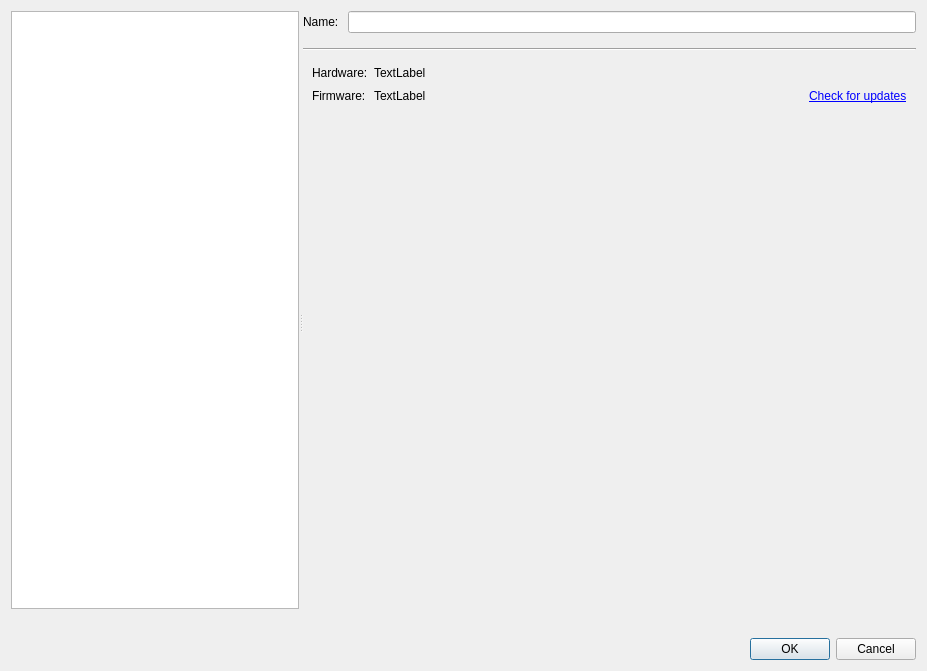
<?xml version="1.0" encoding="UTF-8"?>
<ui version="4.0">
 <class>ChooseConnectionDlg</class>
 <widget class="QDialog" name="ChooseConnectionDlg">
  <property name="windowModality">
   <enum>Qt::WindowModal</enum>
  </property>
  <property name="geometry">
   <rect>
    <x>0</x>
    <y>0</y>
    <width>927</width>
    <height>671</height>
   </rect>
  </property>
  <property name="windowTitle">
   <string>Choose a connection</string>
  </property>
  <property name="modal">
   <bool>true</bool>
  </property>
  <layout class="QVBoxLayout" name="verticalLayout_3" stretch="1,0">
   <item>
    <widget class="QSplitter" name="splitter">
     <property name="orientation">
      <enum>Qt::Horizontal</enum>
     </property>
     <property name="childrenCollapsible">
      <bool>false</bool>
     </property>
     <widget class="QWidget" name="widget_2" native="true">
      <property name="sizePolicy">
       <sizepolicy hsizetype="Preferred" vsizetype="Preferred">
        <horstretch>4</horstretch>
        <verstretch>0</verstretch>
       </sizepolicy>
      </property>
      <layout class="QVBoxLayout" name="verticalLayout_2">
       <property name="spacing">
        <number>0</number>
       </property>
       <property name="margin">
        <number>0</number>
       </property>
       <item>
        <widget class="QListWidget" name="connectionsList">
         <property name="contextMenuPolicy">
          <enum>Qt::ActionsContextMenu</enum>
         </property>
        </widget>
       </item>
       <item>
        <layout class="QHBoxLayout" name="horizontalLayout">
         <property name="spacing">
          <number>0</number>
         </property>
         <item>
          <widget class="QToolButton" name="createConnectionBtn">
           <property name="icon">
            <iconset resource="../icons.qrc">
             <normaloff>:/icons/list-add</normaloff>:/icons/list-add</iconset>
           </property>
           <property name="popupMode">
            <enum>QToolButton::InstantPopup</enum>
           </property>
           <property name="autoRaise">
            <bool>true</bool>
           </property>
           <property name="arrowType">
            <enum>Qt::NoArrow</enum>
           </property>
          </widget>
         </item>
         <item>
          <widget class="QToolButton" name="removeConnectionBtn">
           <property name="icon">
            <iconset resource="../icons.qrc">
             <normaloff>:/icons/list-remove</normaloff>:/icons/list-remove</iconset>
           </property>
           <property name="autoRaise">
            <bool>true</bool>
           </property>
          </widget>
         </item>
         <item>
          <spacer name="horizontalSpacer">
           <property name="orientation">
            <enum>Qt::Horizontal</enum>
           </property>
           <property name="sizeHint" stdset="0">
            <size>
             <width>40</width>
             <height>20</height>
            </size>
           </property>
          </spacer>
         </item>
        </layout>
       </item>
      </layout>
     </widget>
     <widget class="QWidget" name="widget_3" native="true">
      <property name="sizePolicy">
       <sizepolicy hsizetype="Preferred" vsizetype="Preferred">
        <horstretch>7</horstretch>
        <verstretch>0</verstretch>
       </sizepolicy>
      </property>
      <layout class="QVBoxLayout" name="verticalLayout">
       <item>
        <layout class="QFormLayout" name="formLayout_2">
         <property name="fieldGrowthPolicy">
          <enum>QFormLayout::AllNonFixedFieldsGrow</enum>
         </property>
         <property name="horizontalSpacing">
          <number>9</number>
         </property>
         <property name="bottomMargin">
          <number>9</number>
         </property>
         <item row="0" column="0">
          <widget class="QLabel" name="label_4">
           <property name="text">
            <string>Name:</string>
           </property>
          </widget>
         </item>
         <item row="0" column="1">
          <widget class="QLineEdit" name="connectionNameEdit"/>
         </item>
        </layout>
       </item>
       <item>
        <widget class="Line" name="line">
         <property name="orientation">
          <enum>Qt::Horizontal</enum>
         </property>
        </widget>
       </item>
       <item>
        <widget class="QStackedWidget" name="settingsStack">
         <property name="sizePolicy">
          <sizepolicy hsizetype="Preferred" vsizetype="Preferred">
           <horstretch>1</horstretch>
           <verstretch>0</verstretch>
          </sizepolicy>
         </property>
         <property name="frameShape">
          <enum>QFrame::NoFrame</enum>
         </property>
         <property name="frameShadow">
          <enum>QFrame::Plain</enum>
         </property>
         <property name="currentIndex">
          <number>2</number>
         </property>
         <widget class="QWidget" name="homePage">
          <layout class="QHBoxLayout" name="horizontalLayout_2">
           <item>
            <widget class="QLabel" name="label">
             <property name="text">
              <string>Select a connection to edit its settings.</string>
             </property>
             <property name="alignment">
              <set>Qt::AlignCenter</set>
             </property>
            </widget>
           </item>
          </layout>
         </widget>
         <widget class="QWidget" name="serialPortPage">
          <layout class="QVBoxLayout" name="verticalLayout_6" stretch="0,0,1">
           <item>
            <layout class="QFormLayout" name="formLayout">
             <item row="0" column="0">
              <widget class="QLabel" name="label_2">
               <property name="text">
                <string>Physical device name:</string>
               </property>
              </widget>
             </item>
             <item row="0" column="1">
              <widget class="QLineEdit" name="spDeviceNameEdit"/>
             </item>
             <item row="1" column="0">
              <widget class="QLabel" name="label_3">
               <property name="text">
                <string>Speed:</string>
               </property>
              </widget>
             </item>
             <item row="1" column="1">
              <widget class="QComboBox" name="spBaudRateEdit">
               <property name="editable">
                <bool>true</bool>
               </property>
               <property name="currentIndex">
                <number>15</number>
               </property>
               <property name="duplicatesEnabled">
                <bool>true</bool>
               </property>
               <item>
                <property name="text">
                 <string>50</string>
                </property>
               </item>
               <item>
                <property name="text">
                 <string>75</string>
                </property>
               </item>
               <item>
                <property name="text">
                 <string>110</string>
                </property>
               </item>
               <item>
                <property name="text">
                 <string>134</string>
                </property>
               </item>
               <item>
                <property name="text">
                 <string>150</string>
                </property>
               </item>
               <item>
                <property name="text">
                 <string>200</string>
                </property>
               </item>
               <item>
                <property name="text">
                 <string>300</string>
                </property>
               </item>
               <item>
                <property name="text">
                 <string>600</string>
                </property>
               </item>
               <item>
                <property name="text">
                 <string>1200</string>
                </property>
               </item>
               <item>
                <property name="text">
                 <string>1800</string>
                </property>
               </item>
               <item>
                <property name="text">
                 <string>2400</string>
                </property>
               </item>
               <item>
                <property name="text">
                 <string>4800</string>
                </property>
               </item>
               <item>
                <property name="text">
                 <string>9600</string>
                </property>
               </item>
               <item>
                <property name="text">
                 <string>14400</string>
                </property>
               </item>
               <item>
                <property name="text">
                 <string>19200</string>
                </property>
               </item>
               <item>
                <property name="text">
                 <string>38400</string>
                </property>
               </item>
               <item>
                <property name="text">
                 <string>56000</string>
                </property>
               </item>
               <item>
                <property name="text">
                 <string>57600</string>
                </property>
               </item>
               <item>
                <property name="text">
                 <string>76800</string>
                </property>
               </item>
               <item>
                <property name="text">
                 <string>115200</string>
                </property>
               </item>
               <item>
                <property name="text">
                 <string>128000</string>
                </property>
               </item>
               <item>
                <property name="text">
                 <string>256000</string>
                </property>
               </item>
              </widget>
             </item>
            </layout>
           </item>
           <item>
            <widget class="QWidget" name="programmerSelection" native="true">
             <layout class="QVBoxLayout" name="verticalLayout_7">
              <item>
               <widget class="Line" name="line_2">
                <property name="orientation">
                 <enum>Qt::Horizontal</enum>
                </property>
               </widget>
              </item>
              <item>
               <layout class="QHBoxLayout" name="horizontalLayout_6">
                <item>
                 <widget class="QLabel" name="label_12">
                  <property name="sizePolicy">
                   <sizepolicy hsizetype="Preferred" vsizetype="Expanding">
                    <horstretch>0</horstretch>
                    <verstretch>0</verstretch>
                   </sizepolicy>
                  </property>
                  <property name="text">
                   <string>&lt;!DOCTYPE HTML PUBLIC &quot;-//W3C//DTD HTML 4.0//EN&quot; &quot;http://www.w3.org/TR/REC-html40/strict.dtd&quot;&gt;
&lt;html&gt;&lt;head&gt;&lt;meta name=&quot;qrichtext&quot; content=&quot;1&quot; /&gt;&lt;style type=&quot;text/css&quot;&gt;
p, li { white-space: pre-wrap; }
&lt;/style&gt;&lt;/head&gt;&lt;body style=&quot; font-family:'DejaVu Sans'; font-size:9pt; font-weight:400; font-style:normal;&quot;&gt;
&lt;p style=&quot; margin-top:0px; margin-bottom:0px; margin-left:0px; margin-right:0px; -qt-block-indent:0; text-indent:0px;&quot;&gt;&lt;span style=&quot; font-weight:600;&quot;&gt;Programmer type:&lt;/span&gt;&lt;/p&gt;&lt;/body&gt;&lt;/html&gt;</string>
                  </property>
                 </widget>
                </item>
                <item>
                 <widget class="QPushButton" name="progShupito">
                  <property name="text">
                   <string>Shupito</string>
                  </property>
                  <property name="icon">
                   <iconset resource="../icons.qrc">
                    <normaloff>:/icons/symbol_triangle</normaloff>:/icons/symbol_triangle</iconset>
                  </property>
                  <property name="iconSize">
                   <size>
                    <width>32</width>
                    <height>32</height>
                   </size>
                  </property>
                  <property name="checkable">
                   <bool>true</bool>
                  </property>
                 </widget>
                </item>
                <item>
                 <widget class="QPushButton" name="progAVR232">
                  <property name="text">
                   <string>avr232boot</string>
                  </property>
                  <property name="icon">
                   <iconset resource="../icons.qrc">
                    <normaloff>:/icons/symbol_star</normaloff>:/icons/symbol_star</iconset>
                  </property>
                  <property name="iconSize">
                   <size>
                    <width>32</width>
                    <height>32</height>
                   </size>
                  </property>
                  <property name="checkable">
                   <bool>true</bool>
                  </property>
                 </widget>
                </item>
               </layout>
              </item>
             </layout>
            </widget>
           </item>
           <item>
            <spacer name="verticalSpacer_4">
             <property name="orientation">
              <enum>Qt::Vertical</enum>
             </property>
             <property name="sizeHint" stdset="0">
              <size>
               <width>20</width>
               <height>40</height>
              </size>
             </property>
            </spacer>
           </item>
          </layout>
         </widget>
         <widget class="QWidget" name="shupito23Page">
          <layout class="QFormLayout" name="formLayout_4">
           <item row="0" column="1">
            <widget class="QLabel" name="shupito23HardwareLabel">
             <property name="text">
              <string>TextLabel</string>
             </property>
            </widget>
           </item>
           <item row="1" column="1">
            <widget class="QWidget" name="widget_8" native="true">
             <layout class="QHBoxLayout" name="horizontalLayout_8">
              <property name="margin">
               <number>0</number>
              </property>
              <item>
               <widget class="QLabel" name="shupito23FirmwareLabel">
                <property name="text">
                 <string>TextLabel</string>
                </property>
               </widget>
              </item>
              <item>
               <spacer name="horizontalSpacer_6">
                <property name="orientation">
                 <enum>Qt::Horizontal</enum>
                </property>
                <property name="sizeHint" stdset="0">
                 <size>
                  <width>40</width>
                  <height>20</height>
                 </size>
                </property>
               </spacer>
              </item>
              <item>
               <widget class="QLabel" name="label_15">
                <property name="text">
                 <string>&lt;html&gt;&lt;head/&gt;&lt;body&gt;&lt;p&gt;&lt;a href=&quot;https://technika.junior.cz/trac/wiki/shupito#shupito23_firmware&quot;&gt;Check for updates&lt;/a&gt;&lt;/p&gt;&lt;/body&gt;&lt;/html&gt;</string>
                </property>
                <property name="textFormat">
                 <enum>Qt::RichText</enum>
                </property>
                <property name="openExternalLinks">
                 <bool>true</bool>
                </property>
               </widget>
              </item>
             </layout>
            </widget>
           </item>
           <item row="0" column="0">
            <widget class="QLabel" name="label_14">
             <property name="text">
              <string>Hardware:</string>
             </property>
            </widget>
           </item>
           <item row="1" column="0">
            <widget class="QLabel" name="label_13">
             <property name="text">
              <string>Firmware:</string>
             </property>
            </widget>
           </item>
          </layout>
         </widget>
         <widget class="QWidget" name="usbAcmConnPage">
          <layout class="QVBoxLayout" name="verticalLayout_5">
           <item>
            <widget class="QWidget" name="widget_6" native="true">
             <property name="sizePolicy">
              <sizepolicy hsizetype="Preferred" vsizetype="Maximum">
               <horstretch>0</horstretch>
               <verstretch>0</verstretch>
              </sizepolicy>
             </property>
             <layout class="QFormLayout" name="formLayout_3">
              <property name="fieldGrowthPolicy">
               <enum>QFormLayout::AllNonFixedFieldsGrow</enum>
              </property>
              <property name="margin">
               <number>0</number>
              </property>
              <item row="0" column="0">
               <widget class="QLabel" name="label_7">
                <property name="text">
                 <string>VID:</string>
                </property>
                <property name="buddy">
                 <cstring>usbVidEdit</cstring>
                </property>
               </widget>
              </item>
              <item row="1" column="0">
               <widget class="QLabel" name="label_9">
                <property name="text">
                 <string>PID:</string>
                </property>
                <property name="buddy">
                 <cstring>usbPidEdit</cstring>
                </property>
               </widget>
              </item>
              <item row="2" column="0">
               <widget class="QLabel" name="label_8">
                <property name="text">
                 <string>S/N:</string>
                </property>
                <property name="buddy">
                 <cstring>usbAcmSnEdit</cstring>
                </property>
               </widget>
              </item>
              <item row="2" column="1">
               <widget class="QLineEdit" name="usbAcmSnEdit"/>
              </item>
              <item row="3" column="0">
               <widget class="QLabel" name="label_11">
                <property name="text">
                 <string>Interface:</string>
                </property>
               </widget>
              </item>
              <item row="3" column="1">
               <widget class="QLineEdit" name="usbIntfNameEdit"/>
              </item>
              <item row="0" column="1">
               <widget class="QWidget" name="widget" native="true">
                <layout class="QHBoxLayout" name="horizontalLayout_4">
                 <property name="margin">
                  <number>0</number>
                 </property>
                 <item>
                  <widget class="QLineEdit" name="usbVidEdit">
                   <property name="sizePolicy">
                    <sizepolicy hsizetype="Preferred" vsizetype="Fixed">
                     <horstretch>0</horstretch>
                     <verstretch>0</verstretch>
                    </sizepolicy>
                   </property>
                   <property name="inputMask">
                    <string notr="true">HHHH; </string>
                   </property>
                  </widget>
                 </item>
                 <item>
                  <spacer name="horizontalSpacer_2">
                   <property name="orientation">
                    <enum>Qt::Horizontal</enum>
                   </property>
                   <property name="sizeHint" stdset="0">
                    <size>
                     <width>40</width>
                     <height>20</height>
                    </size>
                   </property>
                  </spacer>
                 </item>
                </layout>
               </widget>
              </item>
              <item row="1" column="1">
               <widget class="QWidget" name="widget_4" native="true">
                <layout class="QHBoxLayout" name="horizontalLayout_5">
                 <property name="margin">
                  <number>0</number>
                 </property>
                 <item>
                  <widget class="QLineEdit" name="usbPidEdit">
                   <property name="sizePolicy">
                    <sizepolicy hsizetype="Preferred" vsizetype="Fixed">
                     <horstretch>0</horstretch>
                     <verstretch>0</verstretch>
                    </sizepolicy>
                   </property>
                   <property name="inputMask">
                    <string notr="true">HHHH; </string>
                   </property>
                  </widget>
                 </item>
                 <item>
                  <spacer name="horizontalSpacer_4">
                   <property name="orientation">
                    <enum>Qt::Horizontal</enum>
                   </property>
                   <property name="sizeHint" stdset="0">
                    <size>
                     <width>40</width>
                     <height>20</height>
                    </size>
                   </property>
                  </spacer>
                 </item>
                </layout>
               </widget>
              </item>
              <item row="5" column="0">
               <widget class="QLabel" name="label_10">
                <property name="text">
                 <string>Speed:</string>
                </property>
               </widget>
              </item>
              <item row="5" column="1">
               <widget class="QWidget" name="widget_7" native="true">
                <layout class="QHBoxLayout" name="horizontalLayout_7">
                 <property name="margin">
                  <number>0</number>
                 </property>
                 <item>
                  <widget class="QComboBox" name="usbBaudRateEdit">
                   <property name="sizePolicy">
                    <sizepolicy hsizetype="Preferred" vsizetype="Fixed">
                     <horstretch>0</horstretch>
                     <verstretch>0</verstretch>
                    </sizepolicy>
                   </property>
                   <property name="editable">
                    <bool>true</bool>
                   </property>
                   <property name="currentIndex">
                    <number>17</number>
                   </property>
                   <item>
                    <property name="text">
                     <string>50</string>
                    </property>
                   </item>
                   <item>
                    <property name="text">
                     <string>75</string>
                    </property>
                   </item>
                   <item>
                    <property name="text">
                     <string>110</string>
                    </property>
                   </item>
                   <item>
                    <property name="text">
                     <string>134</string>
                    </property>
                   </item>
                   <item>
                    <property name="text">
                     <string>150</string>
                    </property>
                   </item>
                   <item>
                    <property name="text">
                     <string>300</string>
                    </property>
                   </item>
                   <item>
                    <property name="text">
                     <string>600</string>
                    </property>
                   </item>
                   <item>
                    <property name="text">
                     <string>1200</string>
                    </property>
                   </item>
                   <item>
                    <property name="text">
                     <string>1800</string>
                    </property>
                   </item>
                   <item>
                    <property name="text">
                     <string>2400</string>
                    </property>
                   </item>
                   <item>
                    <property name="text">
                     <string>4800</string>
                    </property>
                   </item>
                   <item>
                    <property name="text">
                     <string>7200</string>
                    </property>
                   </item>
                   <item>
                    <property name="text">
                     <string>9600</string>
                    </property>
                   </item>
                   <item>
                    <property name="text">
                     <string>14400</string>
                    </property>
                   </item>
                   <item>
                    <property name="text">
                     <string>19200</string>
                    </property>
                   </item>
                   <item>
                    <property name="text">
                     <string>38400</string>
                    </property>
                   </item>
                   <item>
                    <property name="text">
                     <string>57600</string>
                    </property>
                   </item>
                   <item>
                    <property name="text">
                     <string>115200</string>
                    </property>
                   </item>
                   <item>
                    <property name="text">
                     <string>128000</string>
                    </property>
                   </item>
                   <item>
                    <property name="text">
                     <string>230400</string>
                    </property>
                   </item>
                   <item>
                    <property name="text">
                     <string>250000</string>
                    </property>
                   </item>
                   <item>
                    <property name="text">
                     <string>256000</string>
                    </property>
                   </item>
                   <item>
                    <property name="text">
                     <string>460800</string>
                    </property>
                   </item>
                   <item>
                    <property name="text">
                     <string>500000</string>
                    </property>
                   </item>
                   <item>
                    <property name="text">
                     <string>512000</string>
                    </property>
                   </item>
                   <item>
                    <property name="text">
                     <string>921600</string>
                    </property>
                   </item>
                   <item>
                    <property name="text">
                     <string>1000000</string>
                    </property>
                   </item>
                   <item>
                    <property name="text">
                     <string>1024000</string>
                    </property>
                   </item>
                   <item>
                    <property name="text">
                     <string>1250000</string>
                    </property>
                   </item>
                   <item>
                    <property name="text">
                     <string>1500000</string>
                    </property>
                   </item>
                   <item>
                    <property name="text">
                     <string>1750000</string>
                    </property>
                   </item>
                   <item>
                    <property name="text">
                     <string>1843200</string>
                    </property>
                   </item>
                   <item>
                    <property name="text">
                     <string>2000000</string>
                    </property>
                   </item>
                   <item>
                    <property name="text">
                     <string>2048000</string>
                    </property>
                   </item>
                   <item>
                    <property name="text">
                     <string>2250000</string>
                    </property>
                   </item>
                   <item>
                    <property name="text">
                     <string>2500000</string>
                    </property>
                   </item>
                   <item>
                    <property name="text">
                     <string>2750000</string>
                    </property>
                   </item>
                   <item>
                    <property name="text">
                     <string>3000000</string>
                    </property>
                   </item>
                   <item>
                    <property name="text">
                     <string>3250000</string>
                    </property>
                   </item>
                   <item>
                    <property name="text">
                     <string>3500000</string>
                    </property>
                   </item>
                   <item>
                    <property name="text">
                     <string>3686400</string>
                    </property>
                   </item>
                   <item>
                    <property name="text">
                     <string>3750000</string>
                    </property>
                   </item>
                   <item>
                    <property name="text">
                     <string>4000000</string>
                    </property>
                   </item>
                  </widget>
                 </item>
                 <item>
                  <spacer name="horizontalSpacer_5">
                   <property name="orientation">
                    <enum>Qt::Horizontal</enum>
                   </property>
                   <property name="sizeHint" stdset="0">
                    <size>
                     <width>40</width>
                     <height>20</height>
                    </size>
                   </property>
                  </spacer>
                 </item>
                </layout>
               </widget>
              </item>
              <item row="4" column="0">
               <spacer name="verticalSpacer_3">
                <property name="orientation">
                 <enum>Qt::Vertical</enum>
                </property>
                <property name="sizeType">
                 <enum>QSizePolicy::Preferred</enum>
                </property>
                <property name="sizeHint" stdset="0">
                 <size>
                  <width>20</width>
                  <height>40</height>
                 </size>
                </property>
               </spacer>
              </item>
             </layout>
            </widget>
           </item>
           <item>
            <spacer name="verticalSpacer_2">
             <property name="orientation">
              <enum>Qt::Vertical</enum>
             </property>
             <property name="sizeHint" stdset="0">
              <size>
               <width>20</width>
               <height>40</height>
              </size>
             </property>
            </spacer>
           </item>
          </layout>
         </widget>
         <widget class="QWidget" name="tcpClientPage">
          <layout class="QVBoxLayout" name="verticalLayout_4">
           <property name="leftMargin">
            <number>0</number>
           </property>
           <property name="topMargin">
            <number>9</number>
           </property>
           <property name="rightMargin">
            <number>0</number>
           </property>
           <property name="bottomMargin">
            <number>0</number>
           </property>
           <item>
            <layout class="QHBoxLayout" name="horizontalLayout_3" stretch="0,4,0,0,1">
             <property name="spacing">
              <number>6</number>
             </property>
             <item>
              <widget class="QLabel" name="label_5">
               <property name="text">
                <string>Host:</string>
               </property>
              </widget>
             </item>
             <item>
              <widget class="QLineEdit" name="tcHostEdit"/>
             </item>
             <item>
              <spacer name="horizontalSpacer_3">
               <property name="orientation">
                <enum>Qt::Horizontal</enum>
               </property>
               <property name="sizeHint" stdset="0">
                <size>
                 <width>40</width>
                 <height>20</height>
                </size>
               </property>
              </spacer>
             </item>
             <item>
              <widget class="QLabel" name="label_6">
               <property name="text">
                <string>Port:</string>
               </property>
              </widget>
             </item>
             <item>
              <widget class="QSpinBox" name="tcPortEdit">
               <property name="maximum">
                <number>65535</number>
               </property>
               <property name="value">
                <number>80</number>
               </property>
              </widget>
             </item>
            </layout>
           </item>
           <item>
            <spacer name="verticalSpacer">
             <property name="orientation">
              <enum>Qt::Vertical</enum>
             </property>
             <property name="sizeHint" stdset="0">
              <size>
               <width>20</width>
               <height>332</height>
              </size>
             </property>
            </spacer>
           </item>
          </layout>
         </widget>
        </widget>
       </item>
      </layout>
     </widget>
    </widget>
   </item>
   <item>
    <layout class="QHBoxLayout" name="buttonBox">
     <item>
      <widget class="QDialogButtonBox" name="confirmBox">
       <property name="standardButtons">
        <set>QDialogButtonBox::Cancel|QDialogButtonBox::Ok</set>
       </property>
      </widget>
     </item>
    </layout>
   </item>
  </layout>
  <action name="actionCreateSerialPort">
   <property name="text">
    <string>Add serial port</string>
   </property>
  </action>
  <action name="actionRemoveConnection">
   <property name="icon">
    <iconset resource="../icons.qrc">
     <normaloff>:/icons/list-remove</normaloff>:/icons/list-remove</iconset>
   </property>
   <property name="text">
    <string>Remove connection</string>
   </property>
   <property name="autoRepeat">
    <bool>false</bool>
   </property>
  </action>
  <action name="actionCreateTcpClient">
   <property name="text">
    <string>Add TCP client</string>
   </property>
  </action>
  <action name="actionConnect">
   <property name="text">
    <string>Connect</string>
   </property>
  </action>
  <action name="actionDisconnect">
   <property name="text">
    <string>Disconnect</string>
   </property>
  </action>
  <action name="actionCreateUsbAcmConn">
   <property name="text">
    <string>Add USB connection</string>
   </property>
  </action>
  <action name="actionClone">
   <property name="text">
    <string>Clone</string>
   </property>
  </action>
 </widget>
 <resources>
  <include location="../icons.qrc"/>
 </resources>
 <connections>
  <connection>
   <sender>confirmBox</sender>
   <signal>accepted()</signal>
   <receiver>ChooseConnectionDlg</receiver>
   <slot>accept()</slot>
   <hints>
    <hint type="sourcelabel">
     <x>536</x>
     <y>660</y>
    </hint>
    <hint type="destinationlabel">
     <x>351</x>
     <y>241</y>
    </hint>
   </hints>
  </connection>
  <connection>
   <sender>confirmBox</sender>
   <signal>rejected()</signal>
   <receiver>ChooseConnectionDlg</receiver>
   <slot>reject()</slot>
   <hints>
    <hint type="sourcelabel">
     <x>536</x>
     <y>660</y>
    </hint>
    <hint type="destinationlabel">
     <x>351</x>
     <y>241</y>
    </hint>
   </hints>
  </connection>
 </connections>
</ui>
